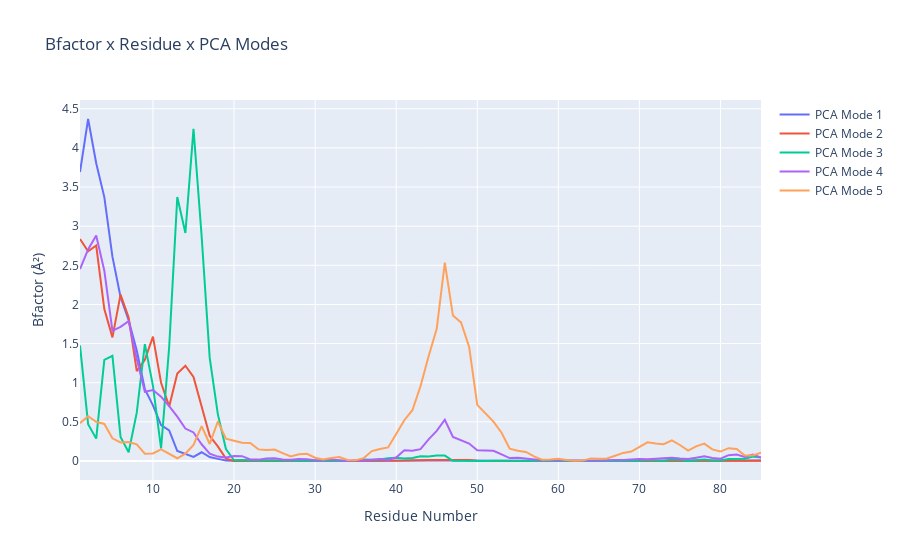

Notebook cell for this chart:
### Markdown cell above
Plotting the **B-factor values** x **residue** on the **first 5 PCA modes** (for comparison):

### Code cell
y1 = np.loadtxt(bfactor_dat[1])
y2 = np.loadtxt(bfactor_dat[2])
y3 = np.loadtxt(bfactor_dat[3])
y4 = np.loadtxt(bfactor_dat[4])
y5 = np.loadtxt(bfactor_dat[5])
x = list(range(1,len(y1)+1))

plotly.offline.init_notebook_mode(connected=True)

fig = {
    "data": [go.Scatter(x=x, y=y1, name='PCA Mode 1'),
             go.Scatter(x=x, y=y2, name='PCA Mode 2'),
             go.Scatter(x=x, y=y3, name='PCA Mode 3'),
             go.Scatter(x=x, y=y4, name='PCA Mode 4'),
             go.Scatter(x=x, y=y5, name='PCA Mode 5')],
    "layout": go.Layout(title="Bfactor x Residue x PCA Modes ",
                        xaxis=dict(title = "Residue Number"),
                        yaxis=dict(title = "Bfactor (" + '\u00C5' +'\u00B2' + ")")
                       )
}

plotly.offline.iplot(fig)
